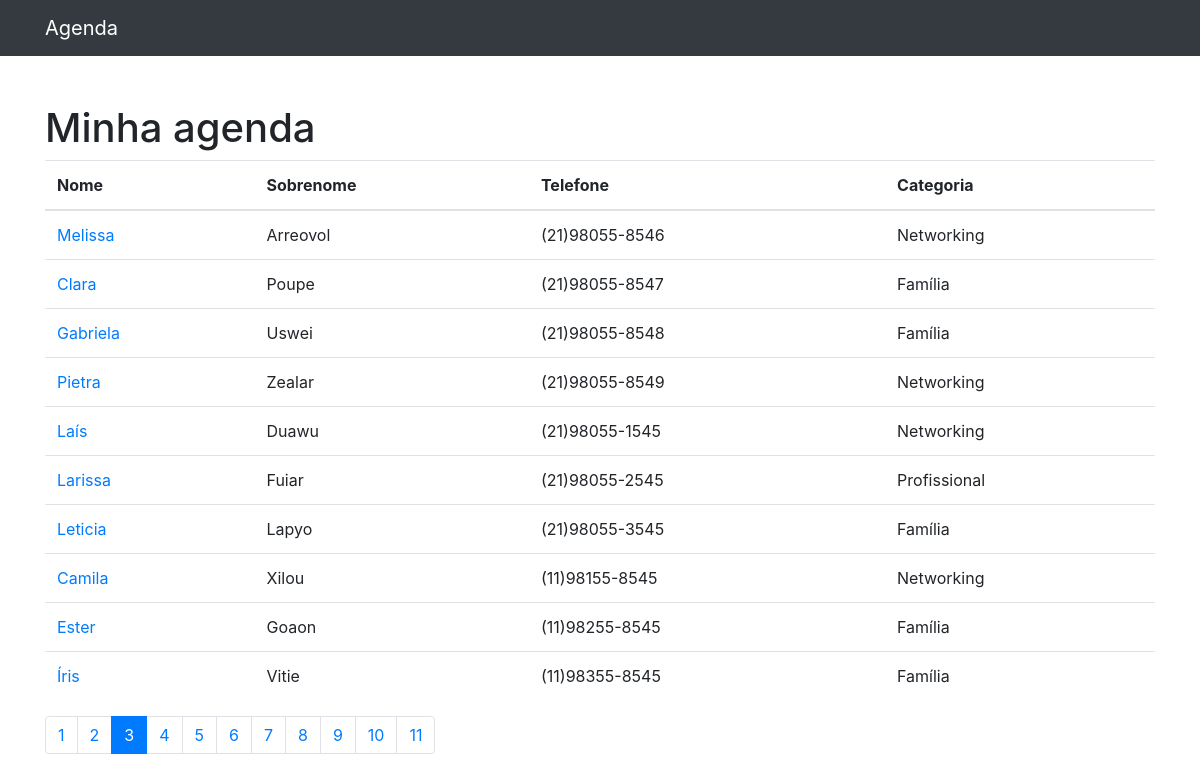
Screenshot of /?p=3 with the database file from the repository.
### appContatos/models.py (models this page shows, shortened)
class DbTabContatos(models.Model):
    strNome = models.CharField(max_length=255)
    strSobreNome = models.CharField(max_length=255, blank=True)
    strTelefone = models.CharField(max_length=255, blank=True)
    strEmail = models.CharField(max_length=255, blank=True)
    strDataCriacao = models.DateTimeField(default=timezone.now)
    texDescricao = models.TextField(blank=True)
    bolExibir = models.BooleanField(default=True)
    strKeyTabCategoria = models.ForeignKey(
        DbTabCategoria, on_delete=models.DO_NOTHING)

class DbTabCategoria(models.Model):
    strNome = models.CharField(max_length=255)
    def __str__(self):
        return self.strNome

### appContatos/views.py (the view)
# urls.py: path('', views.index, name='index'),
def index(request):
    varHtmlContatos = DbTabContatos.objects.all()
    paginacao = Paginator(varHtmlContatos, 10)
    page = request.GET.get('p')
    varHtmlContatos = paginacao.get_page(page)
    return render(request, 'appContatos/contatoIndex.html', {
        'passaHtmlContatos': varHtmlContatos,
    })

### appContatos/templates/appContatos/contatoIndex.html (shortened to what this page needs)
{%extends 'tempIndex.html'%}
{%block conteudo%}
<h1 class="mt-5">
  Minha agenda </h1>
  <table class="table">
    <thead>
      <tr>
        <th>Nome </th ></th>
        <th>Sobrenome </th ></th>
        <th>Telefone </th></th>
        <th>Categoria </th></th>
      </tr>
    </thead>
    <tbody>
      {%for contato in passaHtmlContatos%}
        {%if contato.bolExibir%}
          <tr>
              <td>
                <a href="{%url 'verContato' contato.id%}">{{contato.strNome}}</a>
              </td>
              <td>{{contato.strSobreNome}}</td>
              <td>{{contato.strTelefone}}</td>
              <td>{{contato.strKeyTabCategoria}}</td>
            </tr>
        {%endif%}
      {%endfor%}
    </tbody>
  </table>
  <nav aria-label="Page navigation example">
    <ul class="pagination">
      {%for pagina in passaHtmlContatos.paginator.page_range%}
        {%if passaHtmlContatos.number == pagina%}
          <li class="page-item active">
            <a class="page-link" href="?p={{pagina}}">
              {{pagina}}
            </a>
          </li>
        {%else%}
          <li class="page-item">
            <a class="page-link" href="?p={{pagina}}">
              {{pagina}}
            </a>
          </li>
        {%endif%}
      {%endfor%}
    </ul>
  </nav>
{%endblock%}

### rows the page displays
DbTabContatos: strNome "Melissa", strSobreNome "Arreovol", strTelefone "(21)98055-8546", strKeyTabCategoria "Networking"
DbTabContatos: strNome "Clara", strSobreNome "Poupe", strTelefone "(21)98055-8547", strKeyTabCategoria "Família"
DbTabContatos: strNome "Gabriela", strSobreNome "Uswei", strTelefone "(21)98055-8548", strKeyTabCategoria "Família"
DbTabContatos: strNome "Pietra", strSobreNome "Zealar", strTelefone "(21)98055-8549", strKeyTabCategoria "Networking"
DbTabContatos: strNome "Laís", strSobreNome "Duawu", strTelefone "(21)98055-1545", strKeyTabCategoria "Networking"
DbTabContatos: strNome "Larissa", strSobreNome "Fuiar", strTelefone "(21)98055-2545", strKeyTabCategoria "Profissional"
DbTabContatos: strNome "Leticia", strSobreNome "Lapyo", strTelefone "(21)98055-3545", strKeyTabCategoria "Família"
DbTabContatos: strNome "Camila", strSobreNome "Xilou", strTelefone "(11)98155-8545", strKeyTabCategoria "Networking"
DbTabContatos: strNome "Ester", strSobreNome "Goaon", strTelefone "(11)98255-8545", strKeyTabCategoria "Família"
DbTabContatos: strNome "Íris", strSobreNome "Vitie", strTelefone "(11)98355-8545", strKeyTabCategoria "Família"

### other values shown
{{ pagina }} "1" "2" "4" "5" "6" "7" "8" "9" "10" "11"
{{ pagina }} "3"
